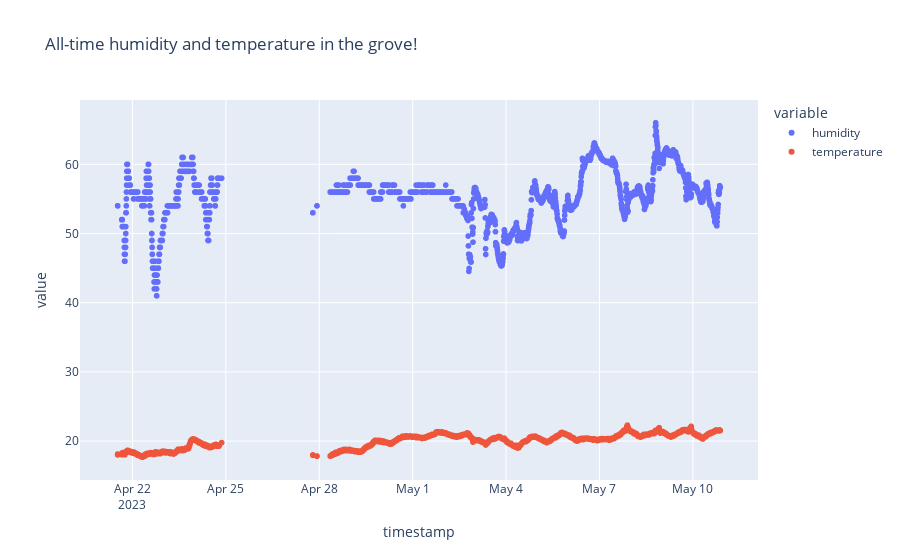

Write notebook code for a chart like this one.
### Code cell
fig = px.scatter(df, x="timestamp", y=["humidity","temperature"], title='All-time humidity and temperature in the grove!')
fig.show()

### Figure 1 — Plotly figure (JSON) as saved in the notebook; plotly's stock layout.template omitted (floating-point values rounded to 4 significant figures; data arrays with more than 128 entries replaced by an {"elided": "..."} marker saying what was removed)
{"data": [{"hovertemplate": "variable=humidity<br>timestamp=%{x}<br>value=%{y}<extra></extra>", "legendgroup": "humidity", "marker": {"color": "#636efa", "symbol": "circle"}, "mode": "markers", "name": "humidity", "showlegend": true, "type": "scattergl", "x": {"elided": "3046 str values"}, "xaxis": "x", "y": {"elided": "3046 float values"}, "yaxis": "y"}, {"hovertemplate": "variable=temperature<br>timestamp=%{x}<br>value=%{y}<extra></extra>", "legendgroup": "temperature", "marker": {"color": "#EF553B", "symbol": "circle"}, "mode": "markers", "name": "temperature", "showlegend": true, "type": "scattergl", "x": {"elided": "3046 str values"}, "xaxis": "x", "y": {"elided": "3046 float values"}, "yaxis": "y"}], "layout": {"legend": {"title": {"text": "variable"}, "tracegroupgap": 0}, "title": {"text": "All-time humidity and temperature in the grove!"}, "xaxis": {"anchor": "y", "domain": [0, 1], "title": {"text": "timestamp"}}, "yaxis": {"anchor": "x", "domain": [0, 1], "title": {"text": "value"}}}}
